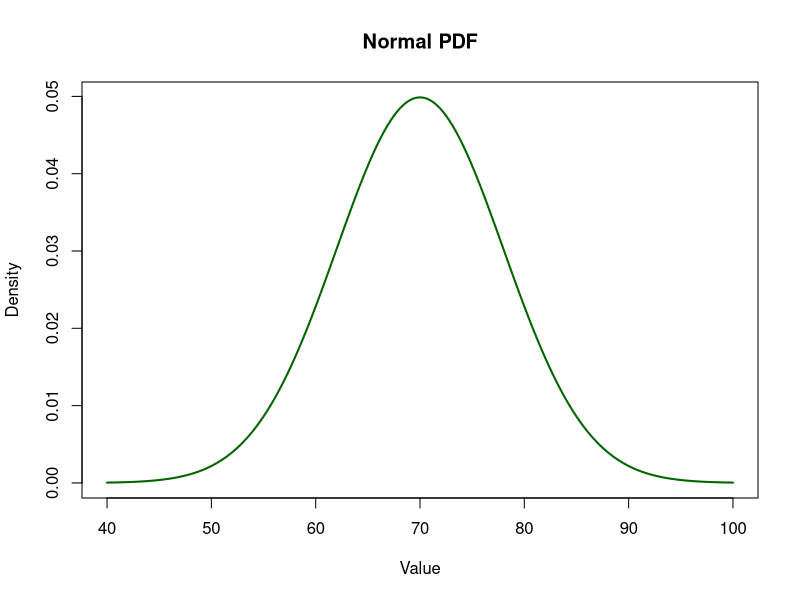
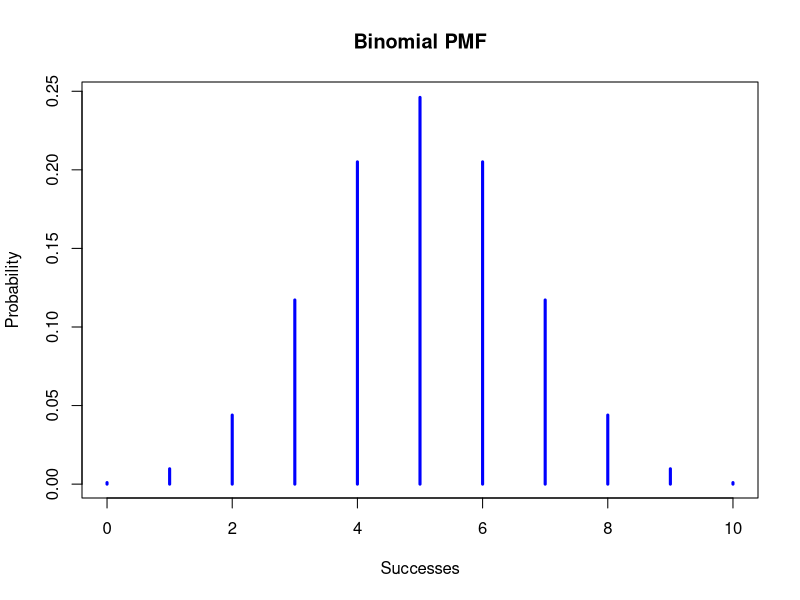
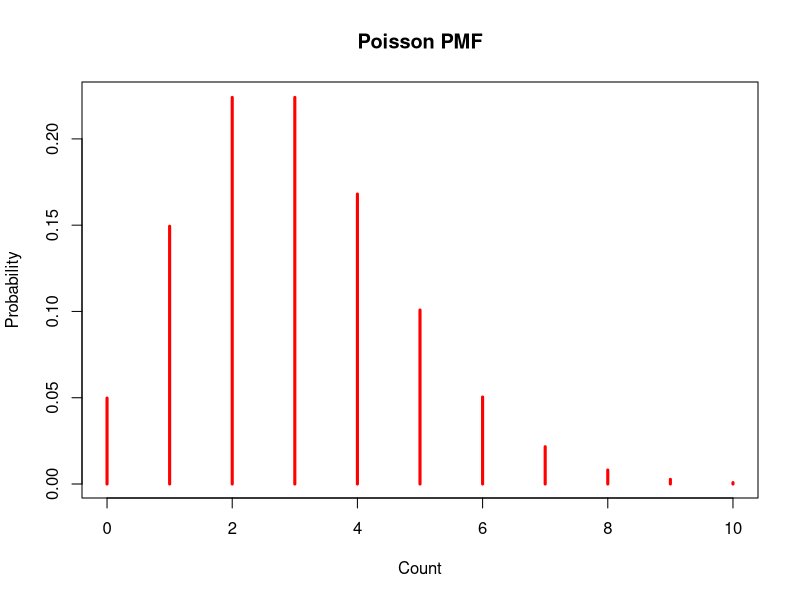

Reproduce these figures in R, in order.
# Normal PDF
x <- seq(40, 100, by = 0.1)
density_values <- dnorm(x, mean = 70, sd = 8)

plot(x, density_values,
     type = "l",
     lwd = 2,
     col = "darkgreen",
     main = "Normal PDF",
     xlab = "Value",
     ylab = "Density")

# Binomial PMF
k <- 0:10
pmf_values <- dbinom(k, size = 10, prob = 0.5)

plot(k, pmf_values,
     type = "h",
     lwd = 3,
     col = "blue",
     main = "Binomial PMF",
     xlab = "Successes",
     ylab = "Probability")

# Poisson PMF
k2 <- 0:10
pmf_poisson <- dpois(k2, lambda = 3)

plot(k2, pmf_poisson,
     type = "h",
     lwd = 3,
     col = "red",
     main = "Poisson PMF",
     xlab = "Count",
     ylab = "Probability")
